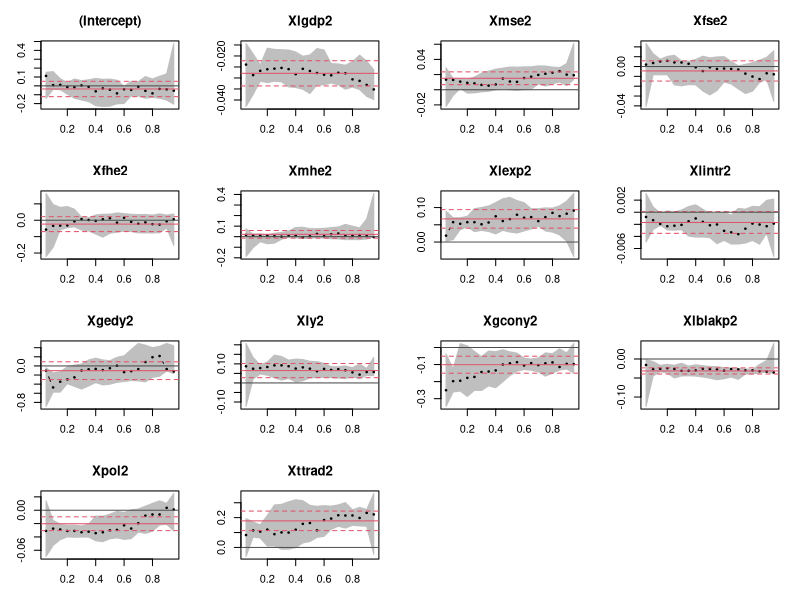

Generate this figure with R:
## 1
library(quantreg)
data(barro)
summary(barro)

## 2
X <- as.matrix(barro[,-1])
Y <- barro$y.net

## 3
Ex3MDL <- lm(Y ~ X)

## 4
Ex4rqMedian <- rq(Y ~ X)
summary(Ex4rqMedian)

## 5
Ex5rqQ3 <- rq(Y ~ X, tau = .75)
summary(Ex5rqQ3)

Ex5rqQ1 <- rq(Y ~ X, tau = .25)
summary(Ex5rqQ1)

## 6
Ex6 <- rq(Y ~ X, tau = .1 * 1:10)
summary(Ex6)

## 7
Ex7MDL <- rq.fit.lasso(X,Y,lambda=0.5)

## 8
Ex8 <- .05*1:19

##9
Ex9rq <- rq(Y ~ X, tau=Ex8)
plot(summary(Ex9rq))

##
anova(Ex5rqQ3,Ex5rqQ1)